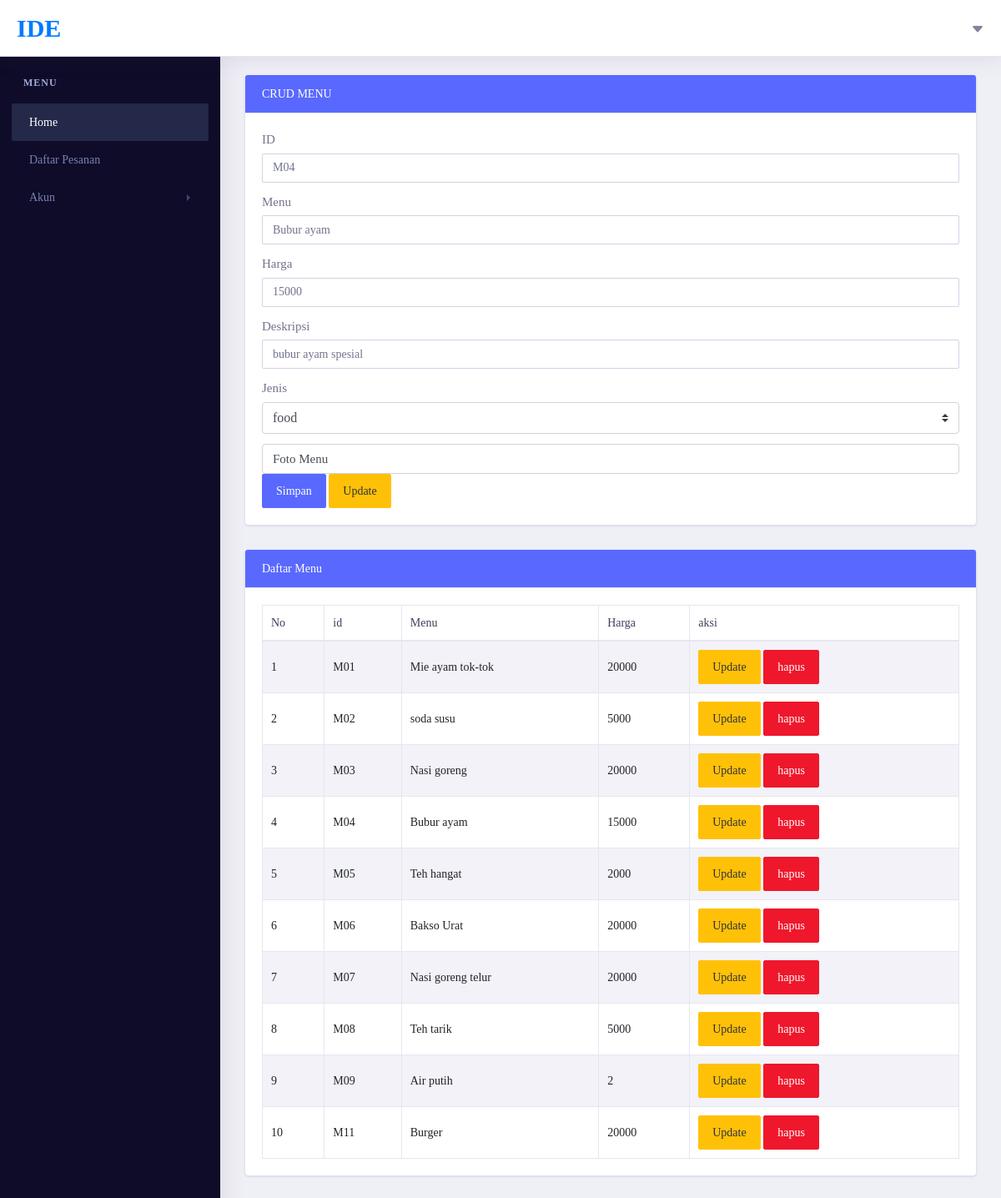
/admin.php?page=update&menu=Bubur ayam (signed in), run on the app's committed database.
### tables this page shows
CREATE TABLE `menu` (
  `id` char(3) NOT NULL,
  `nama` varchar(255) NOT NULL,
  `foto` varchar(255) NOT NULL,
  `deskripsi` varchar(255) NOT NULL,
  `harga` int(11) NOT NULL,
  `jenis` enum('food','drink') NOT NULL
);

### admin.php (the view, shortened to what this page needs)
<?php
include "koneksi.php";
if(isset($_GET['page'])){
    if($_GET['page']=='update'){
        $data = mysqli_query($link,"select*from menu where nama = '$_GET[menu]' ");
        $update = mysqli_fetch_array($data);
        if($update){
            $tmpid = $update['id'];
            $tmpname = $update['nama'];
            $tmpharga = $update['harga'];
            $tmpdeskripsi = $update['deskripsi'];
            $tmpjenis = $update['jenis'];
        }
    }
}
?>
<!DOCTYPE html>
<html lang="en">
    <head>
        <link rel="stylesheet" href="https://stackpath.bootstrapcdn.com/bootstrap/4.4.1/css/bootstrap.min.css">
        <link rel="stylesheet" href="./css/style2.css">
    </head>
    <body>
    <div class="dashboard-main-wrapper">
        <div class="dashboard-header">
            <nav class="navbar navbar-expand-lg bg-white fixed-top">
                <a class="navbar-brand" href="index.html">IDE</a>
                <div class="collapse navbar-collapse " id="navbarSupportedContent">
                    <ul class="navbar-nav ml-auto navbar-right-top">
                        <li class="nav-item dropdown nav-user">
                            <a class="nav-link nav-user-img" href="#" id="navbarDropdownMenuLink2" data-toggle="dropdown" aria-haspopup="true" aria-expanded="false">
                                <svg width="1em" height="1em" viewBox="0 0 16 16" class="bi bi-caret-down-fill" fill="currentColor" xmlns="http://www.w3.org/2000/svg">
                                    <path d="M7.247 11.14L2.451 5.658C1.885 5.013 2.345 4 3.204 4h9.592a1 1 0 0 1 .753 1.659l-4.796 5.48a1 1 0 0 1-1.506 0z"/>
                                </svg>
                            </a>
                        </li>
                    </ul>
                </div>
            </nav>
        </div>
        <div class="nav-left-sidebar sidebar-dark">
            <div class="menu-list">
                <nav class="navbar navbar-expand-lg navbar-light">
                    <div class="collapse navbar-collapse" id="navbarNav">
                        <ul class="navbar-nav flex-column">
                            <li class="nav-divider">
                                Menu
                            </li>
                            <li class="nav-item ">
                                <a class="nav-link active" href="admin.php"><i class="fa fa-fw fa-user-circle"></i>Home<span class="badge badge-success">6</span></a>
                            </li>
                            <li class="nav-item">
                                <a class="nav-link" href="pesanan.php" ><i class="fa fa-fw fa-rocket"></i>Daftar Pesanan</a>
                            </li>
                            <li class="nav-item ">
                                <a class="nav-link" href="#" data-toggle="collapse" aria-expanded="false" data-target="#submenu-1" aria-controls="submenu-1">Akun </a>
                            </li>
                        </ul>
                    </div>
                </nav>
            </div>
        </div>
        <div class="dashboard-wrapper">
            <div class="container-fluid dashboard-content">
            <div class="card">
                <div class="card-header bg-primary text-white">
                CRUD MENU
                </div>
                <div class="card-body">
                    <form method="post" action="" enctype="multipart/form-data">
                        <div class="form-group">
                            <label for="id">ID</label>
                            <input class="form-control" type="text" value ="<?=@$tmpid?>" name="id" required>
                        </div>
                        <div class="form-group">
                            <label for="nama">Menu</label>
                            <input class="form-control" type="text" value ="<?=@$tmpname?>" name="nama" required>
                        </div>
                        <div class="form-group">
                            <label for="harga">Harga</label>
                            <input class="form-control" type="text" value ="<?=@$tmpharga?>" name="harga" require>
                        </div>
                        <div class="form-group">
                            <label for="deskripsi">Deskripsi</label>
                            <input class="form-control" type="text" value ="<?=@$tmpdeskripsi?>" name="deskripsi" required>
                        </div>
                        <div class="form-group">
                            <label for="jenis">Jenis</label>
                            <select class="custom-select" name="jenis" required>
                                <option value="<?=@$tmpjenis?>" selected><?=@$tmpjenis?></option>
                            </select>
                        </div>
                        <div class="input-group">
                            <div class="custom-file">
                                <label class="custom-file-label" for="customFile">Foto Menu</label>
                            </div>
                        </div>
                        <input type="submit" class="btn btn-primary" name="simpan" value="Simpan">
                        <input type="submit" class="btn btn-warning" name="update" value="Update">
                    </form>
                </div>
            </div>
            <div class="card mt-3">
                <div class="card-header bg-primary text-white">
                Daftar Menu
                </div>
                <div class="card-body">
                    <table class="table table-bordered table-striped">
                        <thead>
                            <tr>
                                <th>No</th>
                                <th>id</th>
                                <th>Menu</th>
                                <th>Harga</th>
                                <th>aksi</th>
                            </tr>
                        </thead>
                        <tbody>
                            <?php
                                $daftar_menu = mysqli_query($link,"select*from menu");
                                $no=0;
                                while($hasil=mysqli_fetch_array($daftar_menu)){ $no++; ?>
                                    <tr>
                                        <td><?= $no?></td>
                                        <td><?= $hasil['id']?></td>
                                        <td><?= $hasil['nama']?></td>
                                        <td><?= $hasil['harga']?></td>
                                        <td>
                                        <a href="admin.php?page=update&menu=<?=$hasil['nama']?>" class="btn btn-warning">Update</a>
                                        <button class="btn btn-danger" onclick="
                                            var konfirmasi = confirm('Yakin ingin menghapus data?');
                                            if(konfirmasi)window.location.href = 'admin.php?page=delete&menu=<?=$hasil['nama']?>';">hapus </button>
                                        </td>
                                    </tr>
                            <?php } ?>
                        </tbody>
                    </table>
                </div>
            </div>
        </div>
    </div>
    </body>
</html>

### data on the page
menu: id "M04", nama "Bubur ayam", harga "15000", deskripsi "bubur ayam spesial", jenis "food"
menu: id "M01", nama "Mie ayam tok-tok", harga "20000"
menu: id "M02", nama "soda susu", harga "5000"
menu: id "M03", nama "Nasi goreng", harga "20000"
menu: id "M05", nama "Teh hangat", harga "2000"
menu: id "M06", nama "Bakso Urat", harga "20000"
menu: id "M07", nama "Nasi goreng telur", harga "20000"
menu: id "M08", nama "Teh tarik", harga "5000"
menu: id "M09", nama "Air putih", harga "2"
menu: id "M11", nama "Burger", harga "20000"
